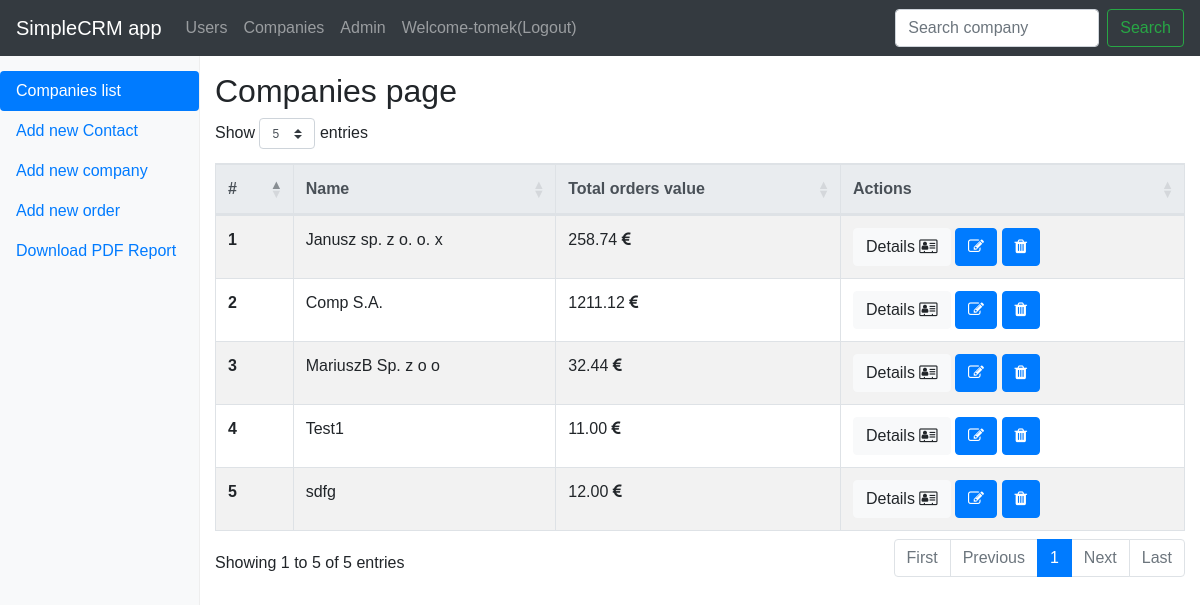
Screenshot of /mycrm/company/ (signed in) with the database file from the repository.
### mycrm/models.py (models this page shows, shortened)
class Company(models.Model):
    name = models.CharField(max_length=200)
    description = models.TextField(max_length=2000)
    picture = models.CharField(max_length=500, null=True, default=None)
    ranking_position = models.IntegerField(default=0)
    class Meta:
        verbose_name = 'Company'
        verbose_name_plural = 'Companies'

class Order(models.Model):
    name = models.CharField(max_length=500)
    description = models.TextField(max_length=2000)
    value = models.DecimalField(max_digits=12, decimal_places=2) #value in euro
    payment_status = models.BooleanField(default=False) #true if client already pait us for order
    date_created = models.DateField() #date created
    project_is_finished = models.BooleanField(default=False) #tells if project is finished
    company = models.ForeignKey(Company) #for who we make project
    @property
    def sum_quantity(self):
        total=sum([obj.value for obj in Order.objects.filter(company=self.company.pk)])
        return total
    class Meta:
        verbose_name = 'Order'
        verbose_name_plural = 'Orders'

### mycrm/views.py (the view)
class CompaniesListView(LoginRequiredMixin, ListView):
    model = models.Company
    template_name = 'company/company.html'
    def get_context_data(self, **kwargs):
        context = super(CompaniesListView, self).get_context_data(**kwargs)
        context['tomek']= 'przyklad'
        return context
    def get_queryset(self): # for filtering
        qs= super().get_queryset()
        var = self.request.GET.get('q')
        if var:
            return qs.filter(name__startswith=var)
        return qs

### mycrm/templates/company/company.html (shortened to what this page needs)
{% extends 'base.html' %}
{% block sidebar_content %}
{% include '_companies_bar.html' %}
{% endblock %}
{% block content %}
<h2>Companies page</h2>
    <table cellspacing="1" class="table table-striped table-bordered">
      <thead class="thead-light">
        <tr>
          <th scope="col">#</th>
          <th scope="col">Name</th>
          <th scope="col">Total orders value</th>
          <th scope="col">Actions</th>
        </tr>
      </thead>
      <tbody>
{% for company in object_list %}
        <tr>
          <th scope="row">{{ forloop.counter }}</th>
          <td>{{ company.name }}</td>
          <td>
              {% if company.order_set.last.sum_quantity %}
              {{ company.order_set.last.sum_quantity }}
              {% else %}0.00
              {% endif %}
              <i class="fa fa-eur" aria-hidden="true"></i></td>
          <td>
              <a class="btn btn-light" href="{% url 'mycrm:detail' company.pk %}">Details <i class="fa fa-address-card-o" aria-hidden="true"></i></a>
              <a class="btn btn-primary" href="{% url 'mycrm:company_edit' company.pk %}" role="button"><i class="fa fa-pencil-square-o" aria-hidden="true"></i></a>
              <a class="btn btn-primary" href="{% url 'mycrm:company_delete' company.pk %}" role="button"><i class="fa fa-trash" aria-hidden="true"></i></a>
          </td>
        </tr>
{% endfor %}
      </tbody>
    </table>
{% endblock %}

### mycrm/templates/_navbar.html (shortened to what this page needs)
<header>
    <nav class="navbar navbar-expand-md navbar-dark fixed-top bg-dark">
        <a class="navbar-brand" href="#">SimpleCRM app</a>
        <div class="collapse navbar-collapse" id="navbarsExampleDefault">
            <ul class="navbar-nav mr-auto">
                <li class="nav-item">
                    <a class="nav-link" href="{% url 'mycrm:user' %}">Users</a>
                </li>
                {% if request.user.username %}
                    <li class="nav-item">
                        <a class="nav-link" href="{% url 'mycrm:company' %}">Companies</a>
                    </li>
                    <li class="nav-item">
                        <a class="nav-link" href="/admin">Admin</a>
                    </li>
                    <li class="nav-item">
                        {% if request.user.username %}
                            <a class="nav-link" href="{% url 'mycrm:logout' %}">
                                Welcome-{{ request.user.username }}(Logout)
                            </a>
                        {% else %}
                            <a class="nav-link" href="{% url 'mycrm:company' %}">
                                Login
                            </a>
                        {% endif %}
                    </li>
                    </ul>
                    <form class="form-inline mt-2 mt-md-0" method="get" action="{% url 'mycrm:company' %}">
                        <input class="form-control mr-sm-2" type="text" placeholder="Search company" aria-label="Search"
                               name="q">
                        <button class="btn btn-outline-success my-2 my-sm-0" type="submit">Search</button>
                    </form>
                {% else %}
                    <li class="nav-item">
                        <a class="nav-link" href="{% url 'mycrm:company' %}">
                            Login
                        </a>
                    </li>
                {% endif %}
        </div>
    </nav>
</header>

### mycrm/static/css/style.css (style rules this page uses)
body { font-family: Helvetica; padding-top: 3.5rem; }

### rows the page displays
Company: name "Janusz sp. z o. o. x", order_set.last.sum_quantity "258.74"
Company: name "Comp S.A.", order_set.last.sum_quantity "1211.12"
Company: name "MariuszB Sp. z o o", order_set.last.sum_quantity "32.44"
Company: name "Test1", order_set.last.sum_quantity "11.00"
Company: name "sdfg", order_set.last.sum_quantity "12.00"

### other values shown
{{ request.user.username }} "tomek"
